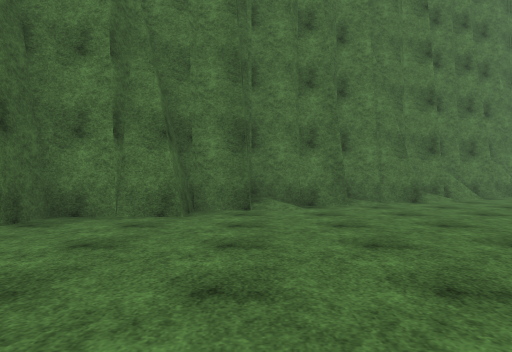
view 1 (above)

17 first-person views from a walk through a scene from a Unity 3-D project. The camera is 1.2 m above the floor, looks level and sees 70° across. The floor is counted in squares, 2 m on a side. Each view is taken from the middle of a square. On the plan, view 1 faces up. The plan holds only what a view shows up to about 10 squares ahead; the rest is blank. The place goes on beyond the plan. Surface patterns are stand-ins for the level's own textures.

view 2
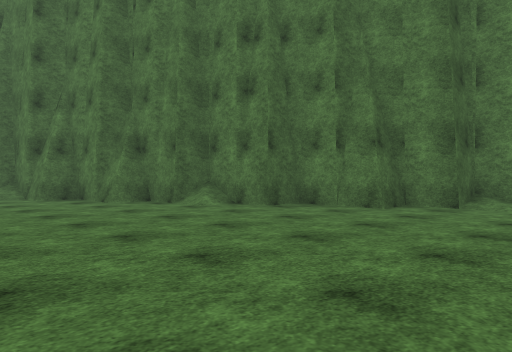

view 3
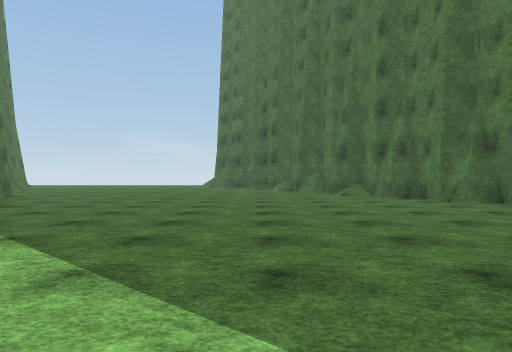

view 4
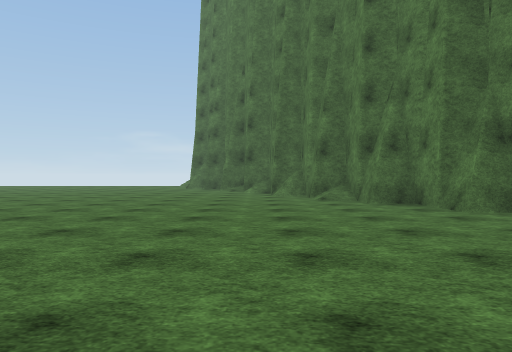

view 5
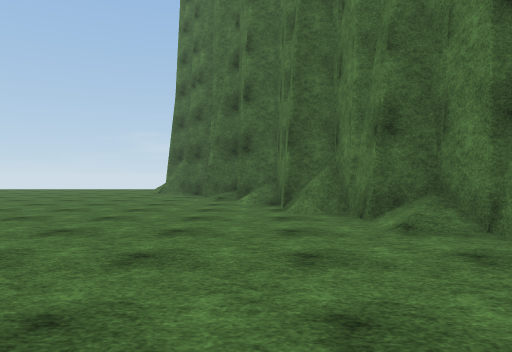

view 6
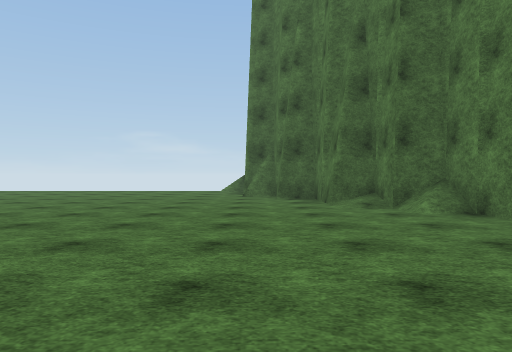

view 7
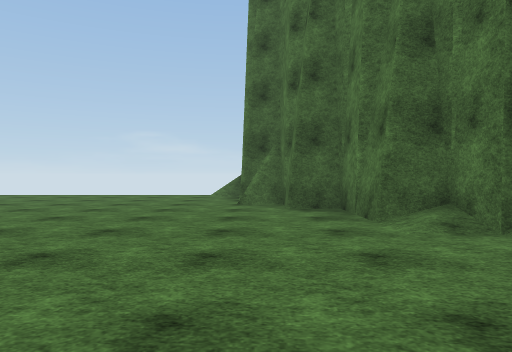

view 8
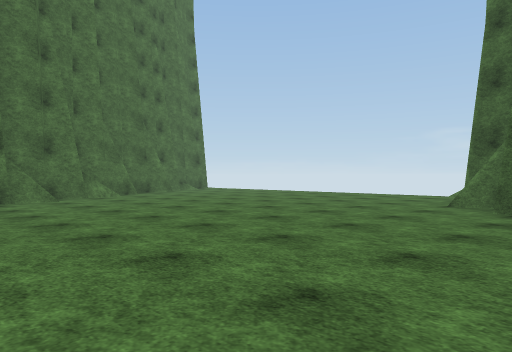

view 9
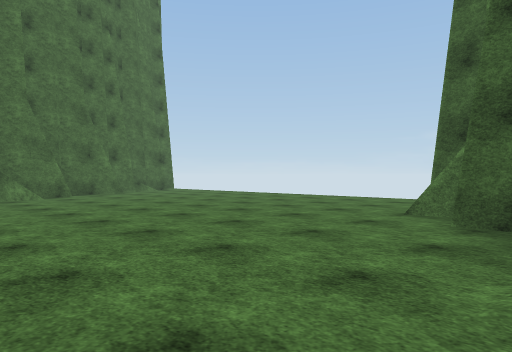

view 10
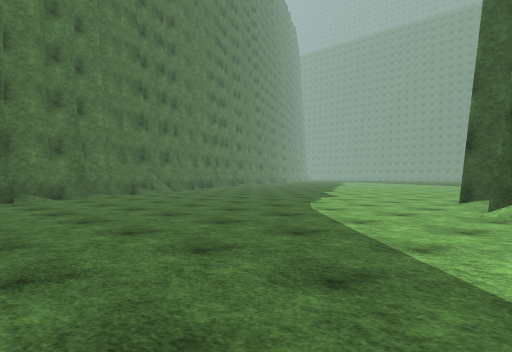

view 11
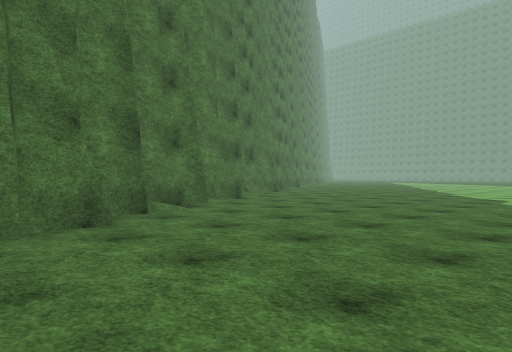

view 12
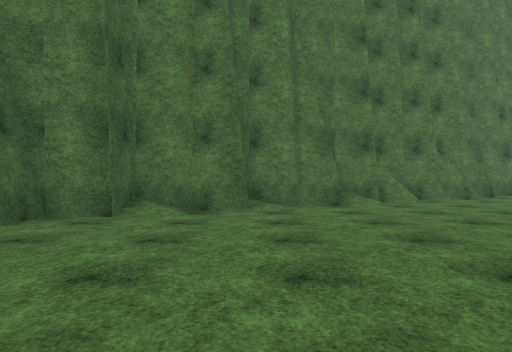

view 13
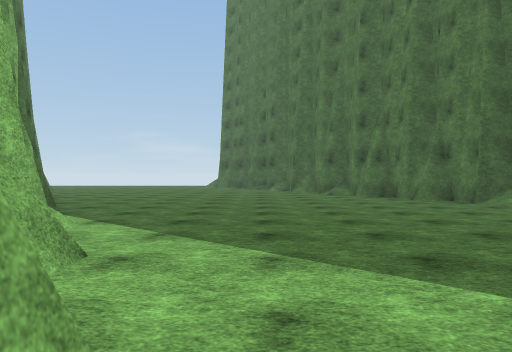

view 14
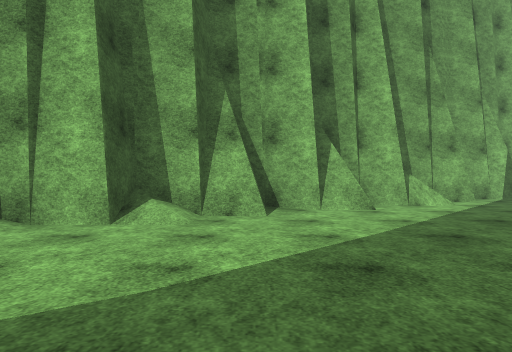

view 15
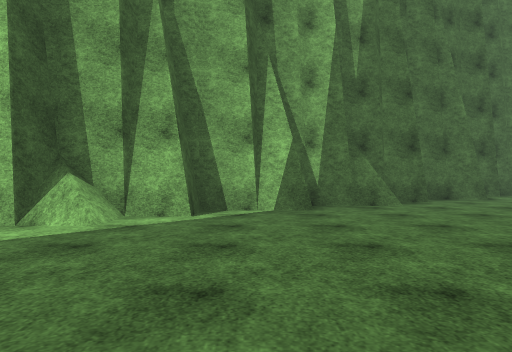

view 16
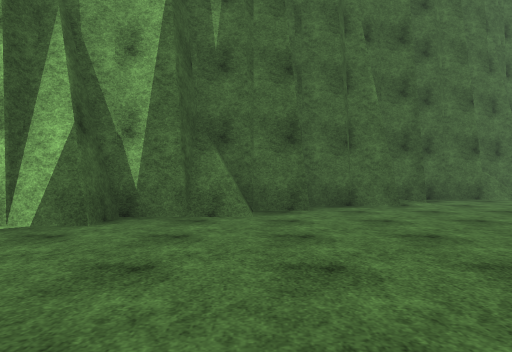

view 17
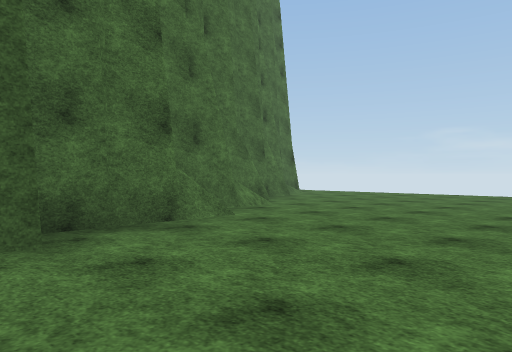

### Floor plan
Points are (right, up) in squares from view 1. A wall is a line through its corners. A room is listed if a view was taken in it or the views show most of it. See-through windows are left out.
Room 1 (views 1, 2, 3, 4, 5, 6, 7, 8, 9, 10, 11, 12, 13, 14, 15, 16, 17)
walls: (-5.6, -7.5) (-4.9, -7.5); (-8, 1.5) (-9.9, 1.5) (-10, 0.5) (-11.8, 0.5) (-11.9, -0.4) (-13.8, -0.5) (-13.8, -1.4) (-14.8, -1.4) (-14.8, -2.4) (-16.7, -2.4) (-16.7, -3.4) (-18.2, -3.4) (-18.2, -4); (-7, -8.4) (-5.6, -8.4) (-5.6, -7.7) (-5, -7.7) (-4.9, -7.4) (-3.9, -7.4) (-3.9, -6.4) (-1.9, -6.4) (-1.9, -5.5) (-0.1, -5.4) (0, -4.5) (0.9, -4.5); (-6.3, 2.5) (-8, 2.5) (-8, 1.7) (-9, 1.7); (-6, 3.5) (-6, 2.7); (0.9, -3.5) (2.9, -3.5) (2.9, -2.6) (4.8, -2.6) (4.9, -1.5) (6.2, -1.5); (-8.9, -9.3) (-6.9, -9.3); (1.1, -3.7) (1.9, -3.7); (-9.8, -10.3) (-9.1, -10.3); (-11.9, -11.3) (-10, -11.3); (-12.4, -11.7) (-11.8, -11.7); (-17.9, -3.4) (-17.9, -4.3); (-13.5, -12.3) (-12.1, -12.3); (-18.6, -3.9) (-18.7, -4.4); (6.8, -1.2) (6.8, -0.5); (-15.6, -13.3) (-14, -13.2); (3.8, 8.3) (1.8, 8.3) (1.8, 7.4) (-0.1, 7.3) (-0.1, 6.4) (-1.1, 6.4) (-1.1, 5.4) (-3.1, 5.4) (-3.1, 4.4) (-5, 4.4) (-5.1, 3.5) (-6.3, 3.5) (-6.3, 2.7) (-7, 2.7); (4.8, 9.3) (3.8, 9.3); (5.5, 9.6) (4.9, 9.6); (7.5, 10.3) (5.1, 10.3); (7.5, 10.5) (6.8, 10.5); (7.4, 10.7) (6.9, 10.7)
low walls: (-5.9, -8.4) (-5.9, -7.7); (-12.6, -11.5) (-11.8, -11.5); (-17.8, -3.4) (-17.8, -4.4)

Positions as (right, up) in squares from view 1, and headings:
1: (0, 0), facing up
2: (2, -1), facing up-left
3: (2, -2), facing left
4: (0, -1), facing left
5: (-5, -1), facing left
6: (-7, -4), facing left
7: (-10, -4), facing left
8: (-10, -2), facing down-left
9: (-12, -2), facing down-left
10: (-2, -3), facing up-right
11: (-3, 1), facing up-right
12: (2, 1), facing up
13: (4, -2), facing left
14: (3, 3), facing down
15: (-3, 0), facing down
16: (-6, -2), facing down
17: (-9, -7), facing down-left
